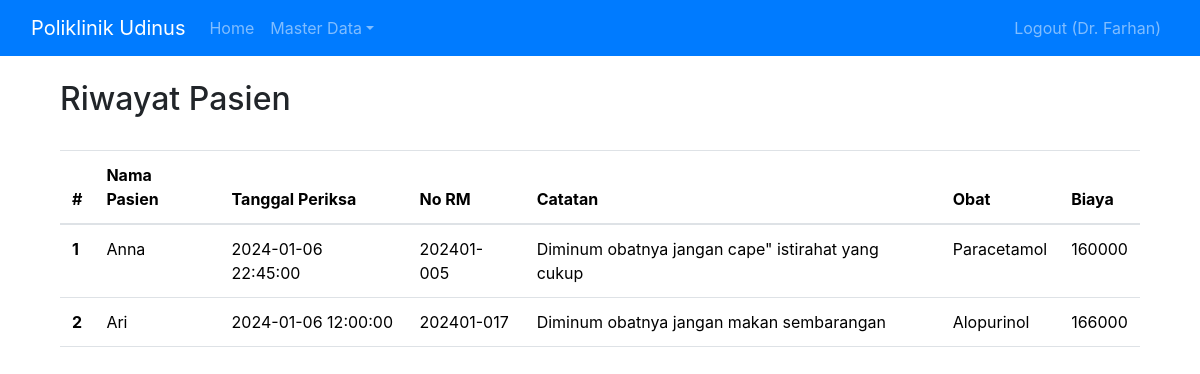
Screenshot of /index.php?page=riwayatpasien (signed in) with the database file from the repository.
### tables this page shows
CREATE TABLE `pasien` (
  `id` int(11) NOT NULL,
  `nama` varchar(255) NOT NULL,
  `alamat` varchar(255) NOT NULL,
  `no_ktp` varchar(255) NOT NULL,
  `no_hp` varchar(50) NOT NULL,
  `no_rm` varchar(25) NOT NULL
);

CREATE TABLE `periksa` (
  `id` int(11) NOT NULL,
  `id_daftar_poli` int(11) NOT NULL,
  `tgl_periksa` datetime NOT NULL,
  `catatan` text NOT NULL,
  `biaya_periksa` int(11) NOT NULL
);

CREATE TABLE `obat` (
  `id` int(11) NOT NULL,
  `nama_obat` varchar(50) NOT NULL,
  `kemasan` varchar(35) NOT NULL,
  `harga` int(11) NOT NULL
);

### riwayatpasien.php (the view, shortened to what this page needs)
<?php
include 'koneksi.php';
$result = mysqli_query($mysqli, "SELECT ps.nama, ps.no_rm, pr.tgl_periksa, pr.catatan, o.nama_obat, pr.biaya_periksa FROM pasien AS ps
                                    JOIN daftar_poli AS dp ON ps.id = dp.id_pasien
                                    JOIN periksa AS pr ON dp.id = pr.id_daftar_poli
                                    JOIN detail_periksa AS dep ON pr.id = dep.id_periksa
                                    JOIN obat AS o ON dep.id_obat = o.id
                                    JOIN jadwal_periksa AS jp ON dp.id_jadwal = jp.id
                                    JOIN dokter AS dok ON jp.id_dokter = dok.id
                                    WHERE jp.id_dokter IN (SELECT id FROM dokter WHERE id =  '".$_SESSION['id_dokter']."')
                                ");
$no = 1;
?>
<!DOCTYPE html>
<html lang="en">
<head>
    <link rel="stylesheet" href="https://maxcdn.bootstrapcdn.com/bootstrap/4.0.0/css/bootstrap.min.css">
</head>
<body>
    <div class="container">
        <br>
        <h2>Riwayat Pasien</h2>
        <br>
        <table class="table table-hover">
            <thead>
                <tr>
                    <th scope="col">#</th>
                    <th scope="col">Nama Pasien</th>
                    <th scope="col">Tanggal Periksa</th>
                    <th scope="col">No RM</th>
                    <th scope="col">Catatan</th>
                    <th scope="col">Obat</th>
                    <th scope="col">Biaya</th>
                </tr>
            </thead>
            <tbody>
                <?php while ($data = mysqli_fetch_array($result)) { ?>
                    <tr>
                        <th scope="row"><?php echo $no++ ?></th>
                        <td><?php echo $data['nama'] ?></td>
                        <td><?php echo $data['tgl_periksa'] ?></td>
                        <td><?php echo $data['no_rm'] ?></td>
                        <td><?php echo $data['catatan'] ?></td>
                        <td><?php echo $data['nama_obat'] ?></td>
                        <td><?php echo $data['biaya_periksa'] ?></td>
                    </tr>
                <?php } ?>
            </tbody>
        </table>
    </div>
</body>
</html>

### rows the page displays
pasien: nama "Anna", periksa.tgl_periksa "2024-01-06 22:45:00", no_rm "202401-005", periksa.catatan "Diminum obatnya jangan cape\" istirahat yang cukup", obat.nama_obat "Paracetamol", periksa.biaya_periksa "160000"
pasien: nama "Ari", periksa.tgl_periksa "2024-01-06 12:00:00", no_rm "202401-017", periksa.catatan "Diminum obatnya jangan makan sembarangan", obat.nama_obat "Alopurinol", periksa.biaya_periksa "166000"

### other values shown
$_SESSION['name'] "Dr. Farhan"
